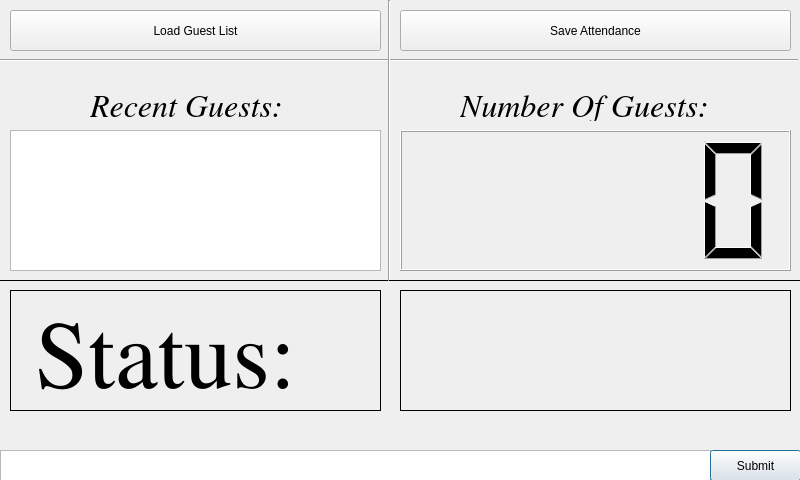
<?xml version="1.0" encoding="UTF-8"?>
<ui version="4.0">
 <class>SigmaSwiper</class>
 <widget class="QDialog" name="SigmaSwiper">
  <property name="enabled">
   <bool>true</bool>
  </property>
  <property name="geometry">
   <rect>
    <x>0</x>
    <y>0</y>
    <width>800</width>
    <height>480</height>
   </rect>
  </property>
  <property name="windowTitle">
   <string>SigmaSwiper</string>
  </property>
  <widget class="QPlainTextEdit" name="id_input">
   <property name="geometry">
    <rect>
     <x>0</x>
     <y>450</y>
     <width>711</width>
     <height>31</height>
    </rect>
   </property>
  </widget>
  <widget class="QPushButton" name="submit_button">
   <property name="geometry">
    <rect>
     <x>710</x>
     <y>450</y>
     <width>91</width>
     <height>31</height>
    </rect>
   </property>
   <property name="text">
    <string>Submit</string>
   </property>
  </widget>
  <widget class="QLCDNumber" name="lcdNumber">
   <property name="geometry">
    <rect>
     <x>400</x>
     <y>130</y>
     <width>391</width>
     <height>141</height>
    </rect>
   </property>
   <property name="smallDecimalPoint">
    <bool>false</bool>
   </property>
   <property name="segmentStyle">
    <enum>QLCDNumber::Filled</enum>
   </property>
   <property name="intValue" stdset="0">
    <number>0</number>
   </property>
  </widget>
  <widget class="QLabel" name="count_label">
   <property name="geometry">
    <rect>
     <x>460</x>
     <y>90</y>
     <width>251</width>
     <height>31</height>
    </rect>
   </property>
   <property name="font">
    <font>
     <family>Nimbus Roman</family>
     <pointsize>24</pointsize>
     <weight>50</weight>
     <italic>true</italic>
     <bold>false</bold>
    </font>
   </property>
   <property name="text">
    <string>Number Of Guests:</string>
   </property>
  </widget>
  <widget class="QLabel" name="guest_list_label">
   <property name="geometry">
    <rect>
     <x>10</x>
     <y>290</y>
     <width>371</width>
     <height>121</height>
    </rect>
   </property>
   <property name="font">
    <font>
     <family>Nimbus Roman</family>
     <pointsize>72</pointsize>
     <weight>50</weight>
     <bold>false</bold>
    </font>
   </property>
   <property name="frameShape">
    <enum>QFrame::Box</enum>
   </property>
   <property name="text">
    <string>Status:</string>
   </property>
  </widget>
  <widget class="QLabel" name="guest_list_check_label">
   <property name="geometry">
    <rect>
     <x>400</x>
     <y>290</y>
     <width>391</width>
     <height>121</height>
    </rect>
   </property>
   <property name="font">
    <font>
     <family>Nimbus Roman</family>
     <pointsize>65</pointsize>
     <weight>75</weight>
     <bold>true</bold>
    </font>
   </property>
   <property name="frameShape">
    <enum>QFrame::Box</enum>
   </property>
   <property name="frameShadow">
    <enum>QFrame::Plain</enum>
   </property>
   <property name="text">
    <string/>
   </property>
  </widget>
  <widget class="QPushButton" name="load_guest_list_button">
   <property name="geometry">
    <rect>
     <x>10</x>
     <y>10</y>
     <width>371</width>
     <height>41</height>
    </rect>
   </property>
   <property name="text">
    <string>Load Guest List</string>
   </property>
  </widget>
  <widget class="QPushButton" name="export_list_button">
   <property name="geometry">
    <rect>
     <x>400</x>
     <y>10</y>
     <width>391</width>
     <height>41</height>
    </rect>
   </property>
   <property name="text">
    <string>Save Attendance</string>
   </property>
  </widget>
  <widget class="QListWidget" name="list_preview">
   <property name="geometry">
    <rect>
     <x>10</x>
     <y>130</y>
     <width>371</width>
     <height>141</height>
    </rect>
   </property>
   <property name="horizontalScrollBarPolicy">
    <enum>Qt::ScrollBarAlwaysOff</enum>
   </property>
   <property name="sizeAdjustPolicy">
    <enum>QAbstractScrollArea::AdjustIgnored</enum>
   </property>
  </widget>
  <widget class="QLabel" name="list_preview_label">
   <property name="geometry">
    <rect>
     <x>90</x>
     <y>90</y>
     <width>201</width>
     <height>31</height>
    </rect>
   </property>
   <property name="font">
    <font>
     <family>Nimbus Roman</family>
     <pointsize>24</pointsize>
     <weight>50</weight>
     <italic>true</italic>
     <bold>false</bold>
    </font>
   </property>
   <property name="text">
    <string>Recent Guests:</string>
   </property>
  </widget>
  <widget class="Line" name="line">
   <property name="geometry">
    <rect>
     <x>-3</x>
     <y>270</y>
     <width>811</width>
     <height>20</height>
    </rect>
   </property>
   <property name="frameShadow">
    <enum>QFrame::Plain</enum>
   </property>
   <property name="lineWidth">
    <number>1</number>
   </property>
   <property name="midLineWidth">
    <number>0</number>
   </property>
   <property name="orientation">
    <enum>Qt::Horizontal</enum>
   </property>
  </widget>
  <widget class="Line" name="line_2">
   <property name="geometry">
    <rect>
     <x>-3</x>
     <y>50</y>
     <width>801</width>
     <height>21</height>
    </rect>
   </property>
   <property name="orientation">
    <enum>Qt::Horizontal</enum>
   </property>
  </widget>
  <widget class="Line" name="line_3">
   <property name="geometry">
    <rect>
     <x>379</x>
     <y>0</y>
     <width>21</width>
     <height>281</height>
    </rect>
   </property>
   <property name="orientation">
    <enum>Qt::Vertical</enum>
   </property>
  </widget>
 </widget>
 <resources/>
 <connections/>
</ui>
